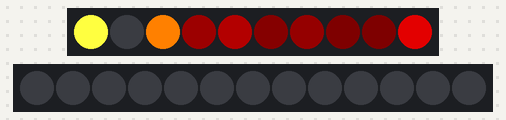
The sketch below on a simulated Arduino Uno, built with avr-gcc and run on an emulated ATmega328P. Parts: 10 RGB LEDs in strip order, left to right, 13 RGB LEDs in strip order, left to right. Dim RGB values are drawn brighter than linear; random numbers use the default seed unless the sketch sets one.

Above: at 0.01 s.
At 4.94 s:
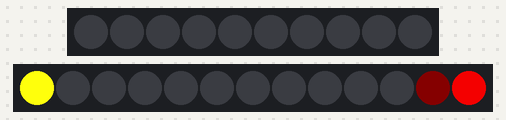
At 9.93 s:
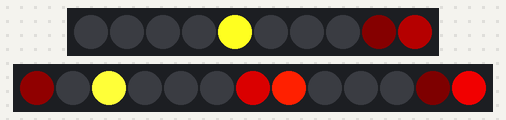
At 19.91 s:
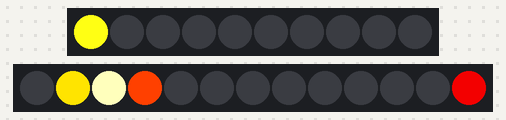
At 29.89 s:
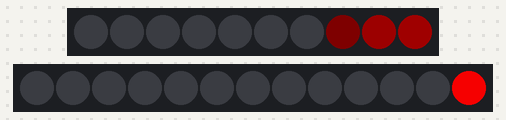
At 39.94 s:
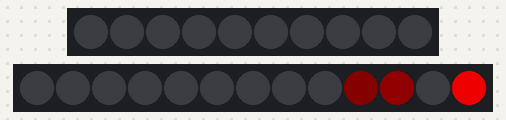

The sketch:

ABR-Flame.ino
```cpp
#include <Adafruit_NeoPixel.h>
#include <avr/power.h>

/* Function Prototypes */
void setPixel(Adafruit_NeoPixel *strip, int Pixel, byte red, byte green, byte blue);
void setPixelHeatColor(Adafruit_NeoPixel *strip, int Pixel, byte temperature);
void fire(Adafruit_NeoPixel *strip, int Cooling, int Sparking, int SpeedDelay);
void showStrip(Adafruit_NeoPixel *strip);

Adafruit_NeoPixel left_flame = Adafruit_NeoPixel(10, 6, NEO_GRB + NEO_KHZ800);
Adafruit_NeoPixel right_flame = Adafruit_NeoPixel(13, 9, NEO_GRB + NEO_KHZ800);

void setup() {
  left_flame.begin();
  right_flame.begin();

  left_flame.show();
  right_flame.show();
}

void loop() {
  fire(&left_flame, 55, 120, 60);
  fire(&right_flame, 55, 120, 60);
}

/* *********************************** */
/* Adafruit Fire Code                  */
/* Modified to support multiple strips */
/* *********************************** */

void showStrip(Adafruit_NeoPixel *strip) {
  // NeoPixel
  strip->show();
}

void setPixel(Adafruit_NeoPixel *strip, int Pixel, byte red, byte green, byte blue) {
  // NeoPixel
  strip->setPixelColor(Pixel, strip->Color(red, green, blue));
}

void setPixelHeatColor(Adafruit_NeoPixel *strip, int Pixel, byte temperature) {
  // Scale 'heat' down from 0-255 to 0-191
  byte t192 = round((temperature/255.0)*191);

  // calculate ramp up from
  byte heatramp = t192 & 0x3F; // 0..63
  heatramp <<= 2; // scale up to 0..252

  // figure out which third of the spectrum we're in:
  if( t192 > 0x80) {                     // hottest
    setPixel(strip, Pixel, 255, 255, heatramp);
  } else if( t192 > 0x40 ) {             // middle
    setPixel(strip, Pixel, 255, heatramp, 0);
  } else {                               // coolest
    setPixel(strip, Pixel, heatramp, 0, 0);
  }
}

void fire(Adafruit_NeoPixel *strip, int Cooling, int Sparking, int SpeedDelay) {
  const int numPixels = strip->numPixels();
  byte heat[numPixels];
  int cooldown;

  // Step 1.  Cool down every cell a little
  for( int i = 0; i < strip->numPixels(); i++) {
    cooldown = random(0, ((Cooling * 10) / strip->numPixels()) + 2);

    if(cooldown>heat[i]) {
      heat[i]=0;
    } else {
      heat[i]=heat[i]-cooldown;
    }
  }

  // Step 2.  Heat from each cell drifts 'up' and diffuses a little
  for( int k= strip->numPixels() - 1; k >= 2; k--) {
    heat[k] = (heat[k - 1] + heat[k - 2] + heat[k - 2]) / 3;
  }

  // Step 3.  Randomly ignite new 'sparks' near the bottom
  if( random(255) < Sparking ) {
    int y = random(7);
    heat[y] = heat[y] + random(160,255);
    //heat[y] = random(160,255);
  }

  // Step 4.  Convert heat to LED colors
  for( int j = 0; j < strip->numPixels(); j++) {
    setPixelHeatColor(strip, j, heat[j] );
  }

  showStrip(strip);
  delay(SpeedDelay);
}
```
